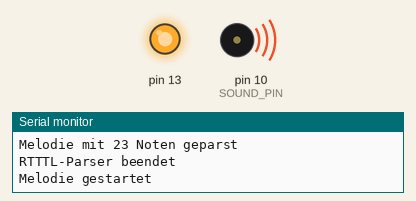
Simulated run of this sketch. Board: Arduino Uno, built with avr-gcc and run on an emulated ATmega328P. On the bench: output pins drawn as LEDs (lit = HIGH), buzzer (waves = sounding), the last lines printed to the serial monitor. Pins used as bus, display or sensor lines are not drawn.

Above: at 0.3 s.
At 8.0 s:
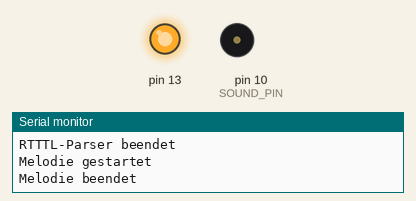
Timing chart, 0 to 9.5 s (numbered marks = the images above):
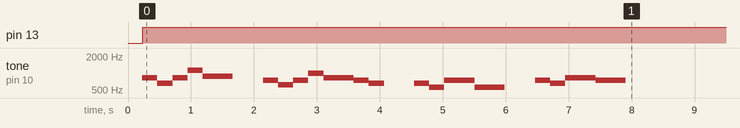

Measured:
- by itself, pin 13: LOW → HIGH at 0.23 s
- by itself, tone on pin 10 (SOUND_PIN): plays 831 Hz for 0.24 s, 660 Hz for 0.24 s, 831 Hz for 0.24 s, 1109 Hz for 0.24 s, 880 Hz for 0.48 s, 740 Hz for 0.24 s … (20 notes in this stretch)

The sketch:

uebung03-V2.ino
```cpp
#define OUTPUT_PIN PB4 // Arduino Pin 12 = PB4
#define NOTE_C6 1046
// Aufgabe 3
#define SOUND_PIN PB2 // Pin 10 = OC1B (for sound output)

/*Aufgabe 5*/
// Neue globale Variable für den Timer-Zähler
volatile uint32_t tCount = 0;

/* Aufgabe 5*/
// Letzte Zeit für die Sekunden-Ausgabe
uint32_t lastPrintTime = 0;
// Letzte Zeit für Frequenzwechsel
uint32_t lastFreqChangeTime = 0;
// Aktueller Frequenzindex
uint8_t currentFreqIndex = 0;
// Array mit verschiedenen Frequenzen für die Tonfolge
uint16_t frequencies[] = {1046, 880, 659, 523, 440, 659, 880, 1046};
uint8_t numFrequencies = 8;

// Aufgabe 6 & 7 – Melodie-Daten
// Erhöhte Array-Größe für RTTTL-Klingeltöne
#define MAX_NOTES 100
uint16_t notes[MAX_NOTES] = { 262, 294, 330, 349, 392, 440, 494, 523, 587, 659 };
uint16_t durations[MAX_NOTES] = { 200, 250, 300, 200, 250, 300, 400, 250, 200, 500 };
volatile uint8_t melodyIdx = 0;
uint8_t melodyLen = 10; // Standardwert, wird beim Parsen aktualisiert

// Aufgabe 7 - RTTTL Klingelton
char buffer[] = "Bgirl:d=4,o=5,b=125:8g#,8e,8g#,8c#6,a,p,8f#,8d#,8f#,8b,g#,8f#,8e,p,8e,8c#,f#,c#,p,8f#,8e,g#,f#";


// Basis-Frequenzen für die 4. Oktave
uint16_t baseFrequencies[] = { 262, // C
  277, // C#
  294, // D
  311, // D#
  330, // E
  349, // F
  370, // F#
  392, // G
  415, // G#
  440, // A
  466, // A#
  494  // B/H
};


void setup() {
  // Setze Pin 13 als Ausgang (Data Direction Register B, Bit 5)
  DDRB |= (1 << PB5);

  /*Aufgabe 5*/
  // Initialisiere die serielle Schnittstelle mit 38400 Baud
  Serial.begin(38400);
  Serial.println("System gestartet");

  // RTTTL parsen
  Serial.println("Starte RTTTL-Parser");
  parseRTTTL(buffer);
  Serial.println("RTTTL-Parser beendet");

  // Melody abspielen
  playMelody();
}

void loop() {
  // Blinke LED unabhängig vom Ton
  setPin13((tCount % 1000) < 500);

  // Gib einmal pro Sekunde den aktuellen Timer-Zähler aus
  if (tCount - lastPrintTime >= 1000) {
    Serial.print("Timer Counter: ");
    Serial.println(tCount);
    Serial.print("Note: ");
    Serial.print(melodyIdx);
    if (melodyIdx < melodyLen) {
      Serial.print(" (");
      Serial.print(notes[melodyIdx]);
      Serial.println(" Hz)");
    } else {
      Serial.println(" (Melodie beendet)");
    }
    lastPrintTime = tCount;
  }
}


// Hilfsfunktionen für RTTTL-Parsing
bool charIsDigit(char c) {
  return (c >= '0' && c <= '9');
}

uint16_t str2uint(const char* str, uint8_t* idx) {
  uint16_t val = 0;

  while (charIsDigit(str[*idx])) {
    val = val * 10 + (str[*idx] - '0');
    (*idx)++;
  }

  return val;
}

// RTTTL-Parser
void parseRTTTL(const char* rtttl) {
  uint8_t idx = 0;
  uint8_t noteIndex = 0;

  // Standardwerte festlegen
  uint8_t defaultDuration = 4;
  uint8_t defaultOctave = 6;
  uint16_t bpm = 63;

  // Name überspringen (bis zum ersten ':')
  while (rtttl[idx] != ':' && rtttl[idx] != '\0') {
    idx++;
  }

  // Überspringen des ':'
  if (rtttl[idx] == ':') {
    idx++;
  } else {
    // Ungültiges Format
    Serial.println("Fehler: RTTTL ohne ':'");
    return;
  }

  // Standardparameter parsen
  bool parsingParams = true;

  while (parsingParams && rtttl[idx] != '\0') {
    // Whitespace überspringen
    while (rtttl[idx] == ' ') idx++;

    if (rtttl[idx] == 'd' && rtttl[idx+1] == '=') {
      idx += 2;
      defaultDuration = str2uint(rtttl, &idx);
      Serial.print("Default Duration: ");
      Serial.println(defaultDuration);
    } else if (rtttl[idx] == 'o' && rtttl[idx+1] == '=') {
      idx += 2;
      defaultOctave = str2uint(rtttl, &idx);
      Serial.print("Default Octave: ");
      Serial.println(defaultOctave);
    } else if (rtttl[idx] == 'b' && rtttl[idx+1] == '=') {
      idx += 2;
      bpm = str2uint(rtttl, &idx);
      Serial.print("BPM: ");
      Serial.println(bpm);
    }

    // Zum nächsten Parameter oder Ende der Parameter gehen
    if (rtttl[idx] == ',') {
      idx++;
    } else if (rtttl[idx] == ':') {
      idx++;
      parsingParams = false;
    }
  }

  // Berechnen der Basisdauer einer Viertelnote in ms
  uint16_t quarterNoteDuration = 60 * 1000 / bpm;
  Serial.print("Quarter note duration (ms): ");
  Serial.println(quarterNoteDuration);

  // Parsen der einzelnen Noten
  while (rtttl[idx] != '\0' && noteIndex < MAX_NOTES) {
    // Whitespace überspringen
    while (rtttl[idx] == ' ') idx++;

    // Duration parsen (optional)
    uint8_t duration = defaultDuration;
    if (charIsDigit(rtttl[idx])) {
      duration = str2uint(rtttl, &idx);
    }

    // Note parsen
    if (rtttl[idx] == '\0') break;

    uint8_t note = 0;
    bool isPause = false;

    switch (rtttl[idx]) {
      case 'c': note = 0; break;
      case 'd': note = 2; break;
      case 'e': note = 4; break;
      case 'f': note = 5; break;
      case 'g': note = 7; break;
      case 'a': note = 9; break;
      case 'b': case 'h': note = 11; break;
      case 'p': isPause = true; break;
      default:
        Serial.print("Ungültige Note: ");
        Serial.println(rtttl[idx]);
        break;
    }
    idx++;

    // Prüfen auf # (Erhöhung um einen Halbton)
    if (rtttl[idx] == '#') {
      note++;
      idx++;
    }

    // Oktave parsen (optional)
    uint8_t octave = defaultOctave;
    if (charIsDigit(rtttl[idx])) {
      octave = rtttl[idx] - '0';
      idx++;
    }

    // Prüfen auf punktierte Note
    bool dotted = false;
    if (rtttl[idx] == '.') {
      dotted = true;
      idx++;
    }

    // Frequenz berechnen
    uint16_t frequency = 0;
    if (!isPause) {
      // Basisfrequenz aus der 4. Oktave holen
      uint16_t baseFreq = baseFrequencies[note];

      // Anpassung an die gewünschte Oktave
      // f(Noct) = f(N0) * 2^oct => f(N4) * 2^(oct-4)
      frequency = baseFreq;
      for (uint8_t i = 4; i < octave; i++) {
        frequency *= 2;
      }
    }

    // Dauer der Note in ms berechnen
    uint16_t noteDuration = (4 * quarterNoteDuration) / duration;

    // Punktierte Note behandeln (Verlängerung um die Hälfte)
    if (dotted) {
      noteDuration = noteDuration + (noteDuration / 2);
    }

    // Werte in die Arrays speichern
    notes[noteIndex] = frequency;
    durations[noteIndex] = noteDuration;

    // Debug-Ausgabe
    Serial.print("Note ");
    Serial.print(noteIndex);
    Serial.print(": Freq=");
    Serial.print(frequency);
    Serial.print(" Hz, Dur=");
    Serial.print(noteDuration);
    Serial.println(" ms");

    noteIndex++;

    // Zum nächsten Komma oder Ende gehen
    if (rtttl[idx] == ',') {
      idx++;
    } else if (rtttl[idx] == '\0' || noteIndex >= MAX_NOTES) {
      break;
    }
  }

  // Gesamtlänge der Melodie speichern
  melodyLen = noteIndex;
  Serial.print("Melodie mit ");
  Serial.print(melodyLen);
  Serial.println(" Noten geparst");
}

/* Aufgabe 1 */
void setPin13(bool high) {
  if (high) {
    PORTB |= (1 << PB5); // Setze Bit 5 (Pin 13 high)
  } else {
    PORTB &= ~(1 << PB5); // Lösche Bit 5 (Pin 13 low)
  }
}

/*Aufgabe 4 und so */
void setTimer1Freq(uint16_t freq) {
  // Frequenzgrenzen prüfen
  if (freq < 100 || freq > 3000) {
    // Frequenz ungültig -> Timer stoppen und Pin auf LOW setzen
    TCCR1B = 0;
    PORTB &= ~(1 << SOUND_PIN); // Setze Pin 10 auf LOW
    return;
  }

  cli(); // Disable global interrupts during setup

  // Set Pin 10 (PB2 = OC1B) as output
  DDRB |= (1 << SOUND_PIN);

  // Reset Timer1 control registers (Aufgabe 3)
  TCCR1A = 0;
  TCCR1B = 0;
  TCNT1 = 0;

  // Set CTC mode (WGM12 = 1, others = 0)
  TCCR1B |= (1 << WGM12);

  // Enable hardware toggle on OC1B (Pin 10)
  TCCR1A |= (1 << COM1B0);

  // Set compare match value for freq Hz
  // Prescaler fest auf 8
  uint16_t ocr = (F_CPU / (2 * 8 * freq)) - 1;

  // Prüfen ob Wert in 16-Bit passt
  if (ocr > 65535) {
    // Wert zu groß -> deaktivieren
    TCCR1B = 0;
    PORTB &= ~(1 << SOUND_PIN);
    return;
  }

  OCR1A = ocr;

  // Set prescaler to 8 and start the timer
  TCCR1B |= (1 << CS11); // CS11 = prescaler 8

  sei(); // Enable global interrupts
}

/*Aufgabe 5*/
// Neue Funktion zum Konfigurieren von Timer2 für 1ms Interrupts
void setTimer2(bool enable) {
  cli(); // Disable global interrupts during setup

  // Reset Timer2 registers
  TCCR2A = 0;
  TCCR2B = 0;
  TCNT2 = 0;

  if (enable) {
    // Set CTC mode (WGM21 = 1, WGM20, WGM22 = 0)
    TCCR2A |= (1 << WGM21);

    // Bei 16MHz Takt und Prescaler 64:
    // 16MHz / 64 = 250kHz => 250 Ticks für 1ms
    OCR2A = 249;

    // Enable Timer2 Compare Match A interrupt
    TIMSK2 |= (1 << OCIE2A);

    // Set prescaler to 64 and start timer
    TCCR2B |= (1 << CS22); // CS22 = 1, CS21 = 0, CS20 = 0 für Prescaler 64
  } else {
    // Disable Timer2 Compare Match A interrupt
    TIMSK2 &= ~(1 << OCIE2A);
  }

  sei(); // Enable global interrupts
}

void playMelody() {
  melodyIdx = 0;
  tCount = 0;
  setTimer1Freq(notes[melodyIdx]);
  setTimer2(true);  // 1ms-Timer aktivieren
  Serial.println("Melodie gestartet");
}

/*Aufgabe 5*/
// ISR für Timer2 Compare Match A - wird alle 1ms aufgerufen
ISR(TIMER2_COMPA_vect) {
  tCount++; //globaler Zähler

  if (tCount >= durations[melodyIdx]) {
    tCount = 0;
    melodyIdx++;

    if (melodyIdx < melodyLen) {
      setTimer1Freq(notes[melodyIdx]);
    } else {
      setTimer2(false);  // Alle Töne gespielt → Timer2 aus
      setTimer1Freq(0);  // Ton stoppen
      Serial.println("Melodie beendet");
    }
  }
}

int main(void) {
  setup();
  while (1) {
    loop();
  }
}
```
